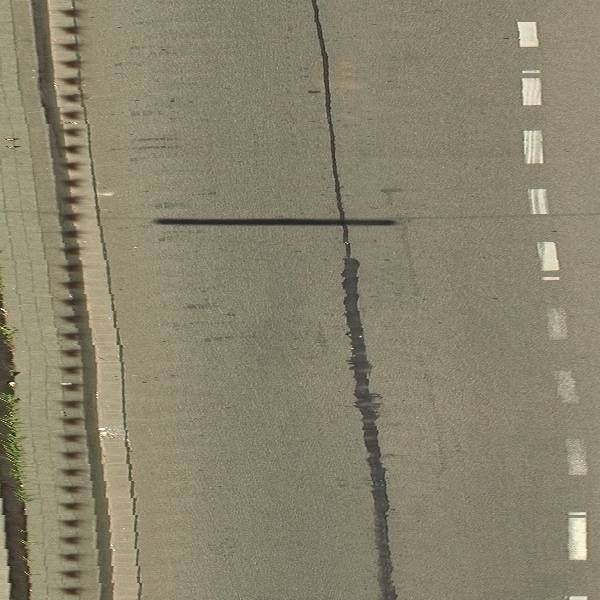
#> input picture Data/01 IRI prediction/02 Karlsruhe/karlsruhe_C/20200624_11-25-43-784_sgm00168.jpg, 600 x 600 px; its folder holds only this picture in this run
$ python -i '0 read timestamps.py'   (imports and definitions only)   (older library calls are emulated)
#> lines starting #> are read from the running program, lines starting #| are printed output that depends on the picture
import pytesseract,os,json
import numpy as np
from PIL import Image, ImageEnhance, ImageFilter, ImageOps
from tqdm import tqdm
from multiprocessing import Process, Manager
import pandas as pd

drive_dir = "" #Todo
timestamp_images_dir = "" # TODO: path to raw .jpg images
number_of_parallel_processes = 5
rides_geojson_path = drive_dir + "/02 Development/Data/99 meta/Befahrung_201908.geojson"
target_filepath = drive_dir + "/02 Development/Code/00 Image dataset creation/BC IRI segment frames from video/image_timestamps_.csv"


def open_json(json_path):
	with open(json_path) as f:
		data = json.load(f)
	return data

def crop_timestamp(pil_image):
	# extract timestamp from image
	img = pil_image
	img_crop = img.crop((296, 3, 366, 17))
	return img_crop

def crop_digits(image_pil):
	# Extract single digits from image
	digits = []
	digits.append(image_pil.crop((297, 3, 315, 17)))
	digits.append(image_pil.crop((316, 3, 331, 17)))
	digits.append(image_pil.crop((333, 3, 349, 17)))
	digits.append(image_pil.crop((350, 3, 365, 17)))
	return digits

def get_timestamp_via_digits(image_pil):
	# calculate timestamp via single digits for higher accuracy
	digits_png = crop_digits(image_pil)
	digits = []
	for d in digits_png:
		d = ImageOps.invert(d)
		d = d.resize((d.size[0] * 16, d.size[1] * 16), Image.ANTIALIAS)
		contrast = ImageEnhance.Contrast(d)
		d = contrast.enhance(3)
		digit = pytesseract.image_to_string(d,config='--psm 13 --oem 3 -c tessedit_char_whitelist=0123456789')
		digit = digit.replace("\n","")
		digit = digit.replace("\x0c","")
		digits.append(digit)
	raw_string = "".join(digits)
	try:
		seconds = float(digits[2]+"."+digits[3])
		minutes = int(digits[1])
		hours = int(digits[0])
		timestamp_seconds = 3600*hours + 60*minutes + seconds
		return timestamp_seconds, raw_string
	except:
		print(digits)
		return 0,raw_string


def get_timestamp(timestamp_path, sophisticated = True):
	image = Image.open(timestamp_path)
	if sophisticated:
		adjusted = image.resize((image.size[0] * 16, image.size[1] * 16), Image.ANTIALIAS)
		adjusted = adjusted.filter(ImageFilter.MinFilter(9))
		adjusted = adjusted.filter(ImageFilter.MaxFilter(9))
		contrast = ImageEnhance.Contrast(adjusted)
		image = contrast.enhance(3)
	try:
		raw_string = pytesseract.image_to_string(image)
		raw_string = raw_string.replace(",917",".91")
		all_digits = [c for c in raw_string if c.isdigit()]

		digits = all_digits[-8:]
		seconds = float(digits[4]+digits[5]+"."+digits[6]+digits[7])
		minutes = int(digits[2]+digits[3])
		hours = int(digits[0]+digits[1])
		timestamp_seconds = 3600*hours + 60*minutes + seconds
		return timestamp_seconds,raw_string
	except:
		return None,raw_string

# Get names of rides with IRI scanning
# [1 line that did not run here, left out]
# [1 line that did not run here, left out]

# Get image names
# [1 line that did not run here, left out]
# [2 lines not run here, left out]
# Sort out images that were not part of IRI scanning
# [1 line that did not run here, left out]

# [1 line not run here, left out]

# split image_paths n lists
# [1 line that did not run here, left out]

timestamps_list = []

def get_timestamps_thread(L, paths):  # the managed list `L` passed explicitly.
	for i,img in enumerate(paths):
		#print(img)
		timestamp_path = os.path.join(timestamp_images_dir,img)
		image = Image.open(timestamp_path)
		timestamp,raw_string = get_timestamp_via_digits(image)

		L.append([img,raw_string,timestamp])

		if i%100 == 0:
			print(i)
		#print(timestamp)

# [14 lines not run here, left out]
#print (str(timestamps_list))


#print(timestamps_list)

>>> from PIL import Image
>>> picture = Image.open('../../../Data/01 IRI prediction/02 Karlsruhe/karlsruhe_C/20200624_11-25-43-784_sgm00168.jpg')
#> picture is the input picture: PIL image 600x600 RGB; mean R, G, B 137.1, 130.8, 109.5
>>> result = get_timestamp_via_digits(picture)
#> in get_timestamp_via_digits, `digits_png = crop_digits(image_pil)`: digits_png = 4 items
#> the loop in get_timestamp_via_digits, `for d in digits_png:` made 1 pass
#> pass 1, in get_timestamp_via_digits, `d = d.resize((d.size[0] * 16, d.size[1] * 16), Image.ANTIALIAS)`:
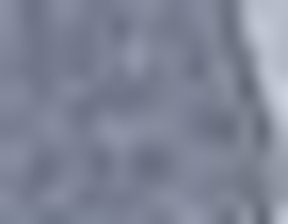
#> d: PIL image 288x224 RGB; mean R, G, B 127.2, 132.6, 150.9
#> pass 1, in get_timestamp_via_digits, `d = contrast.enhance(3)`:
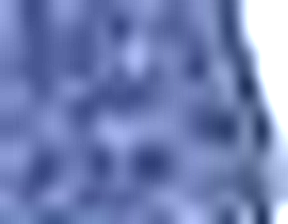
#> d: PIL image 288x224 RGB; mean R, G, B 114, 129, 181.2
#> after the loop in get_timestamp_via_digits, `for d in digits_png:`: digits = []
#> (the run stopped early here; a loop or call above may not have finished)

$ run again, on Data/01 IRI prediction/02 Karlsruhe/karlsruhe_C/20200624_11-25-43-784_sgm00386.jpg
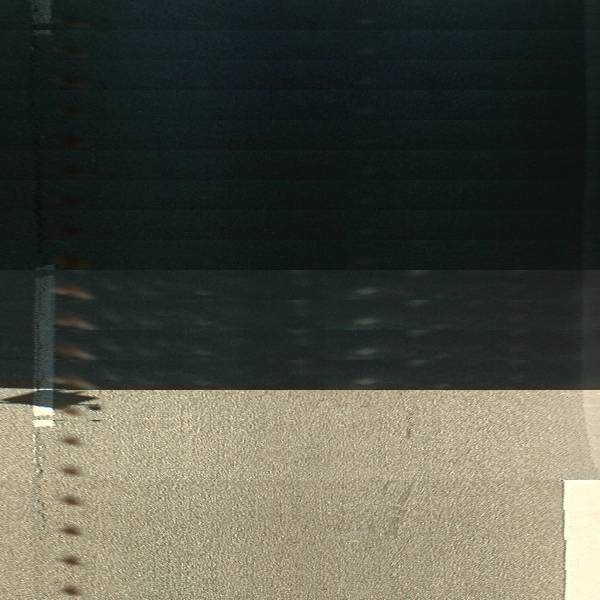
#> input picture Data/01 IRI prediction/02 Karlsruhe/karlsruhe_C/20200624_11-25-43-784_sgm00386.jpg, 600 x 600 px
#> picture is the input picture: PIL image 600x600 RGB; mean R, G, B 76.8, 78.7, 68.9
#> digits_png = 4 items
#> the loop in get_timestamp_via_digits, `for d in digits_png:` made 1 pass
#> pass 1, in get_timestamp_via_digits, `d = d.resize((d.size[0] * 16, d.size[1] * 16), Image.ANTIALIAS)`:
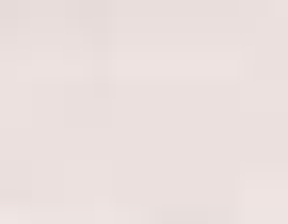
#> d: PIL image 288x224 RGB; mean R, G, B 235, 224.1, 222.1
#> after the loop in get_timestamp_via_digits, `for d in digits_png:`: digits = []

$ run again, on Data/01 IRI prediction/02 Karlsruhe/karlsruhe_C/20200624_11-25-43-784_sgm00588.jpg
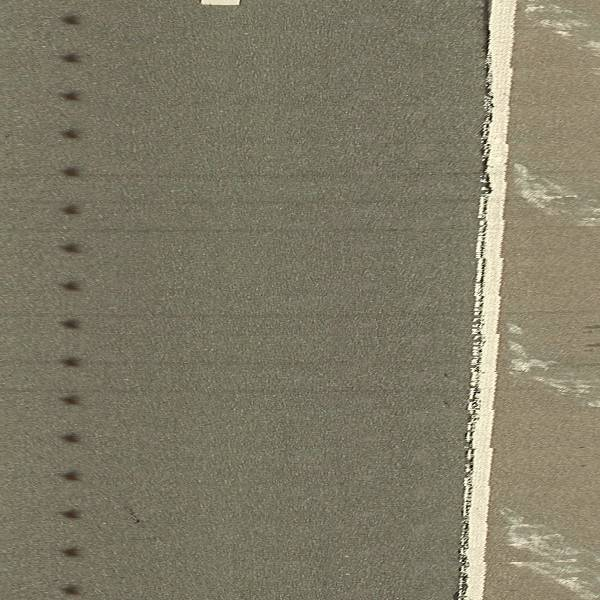
#> input picture Data/01 IRI prediction/02 Karlsruhe/karlsruhe_C/20200624_11-25-43-784_sgm00588.jpg, 600 x 600 px
#> picture is the input picture: PIL image 600x600 RGB; mean R, G, B 128.2, 123.1, 103
#> digits_png = 4 items
#> the loop in get_timestamp_via_digits, `for d in digits_png:` made 1 pass
#> pass 1, in get_timestamp_via_digits, `d = d.resize((d.size[0] * 16, d.size[1] * 16), Image.ANTIALIAS)`:
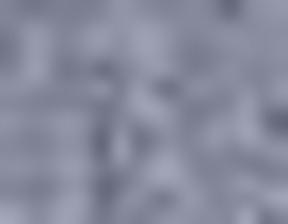
#> d: PIL image 288x224 RGB; mean R, G, B 134.9, 137.9, 156.9
#> pass 1, in get_timestamp_via_digits, `d = contrast.enhance(3)`:
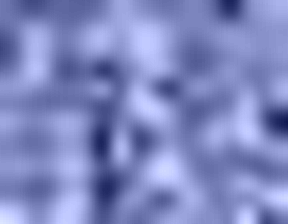
#> d: PIL image 288x224 RGB; mean R, G, B 126.8, 135.8, 192.7
#> after the loop in get_timestamp_via_digits, `for d in digits_png:`: digits = []
